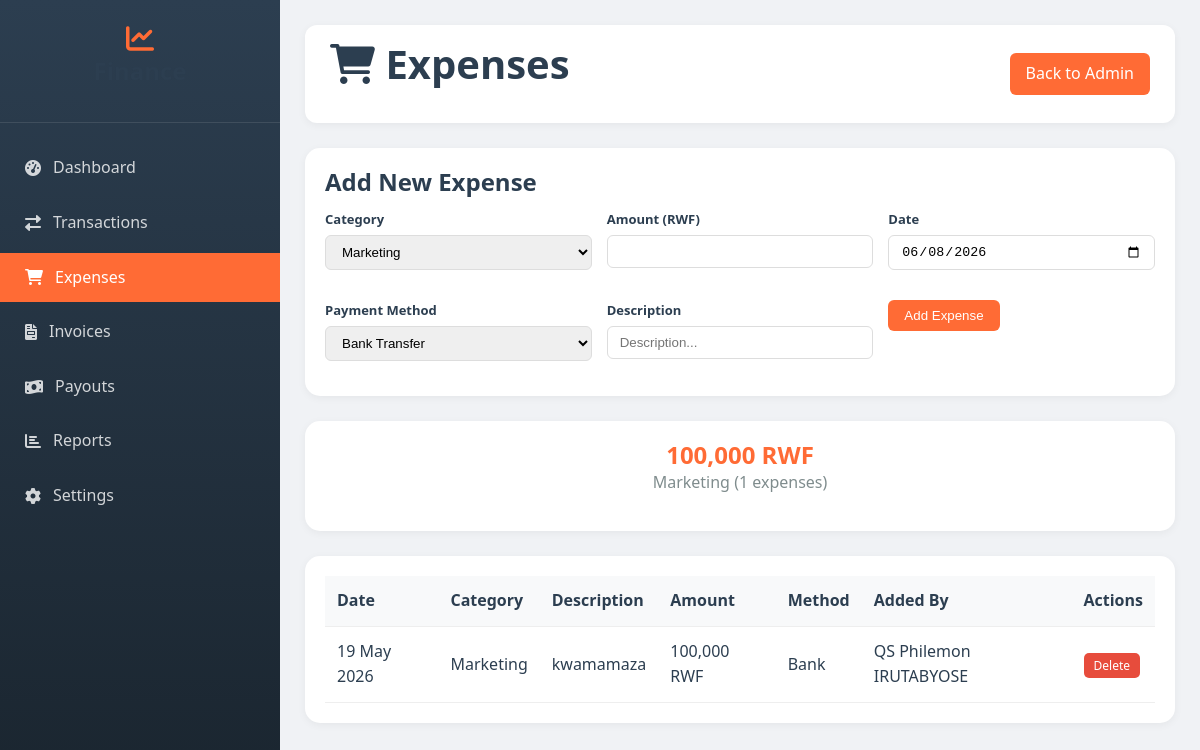
The page /expenses.php (signed in) on the database its author committed.
### tables this page shows
CREATE TABLE `expenses` (
  `id` int(11) NOT NULL,
  `category` varchar(100) NOT NULL,
  `description` text DEFAULT NULL,
  `amount` decimal(10,2) NOT NULL,
  `expense_date` date NOT NULL,
  `payment_method` enum('bank','mobile_money','cash','credit_card') DEFAULT 'bank',
  `receipt_url` varchar(500) DEFAULT NULL,
  `status` enum('paid','pending','cancelled') DEFAULT 'paid',
  `created_by` int(11) DEFAULT NULL,
  `created_at` timestamp NOT NULL DEFAULT current_timestamp()
);

CREATE TABLE `users` (
  `id` int(11) NOT NULL,
  `full_name` varchar(100) NOT NULL,
  `email` varchar(255) NOT NULL,
  `phone` varchar(20) NOT NULL,
  `password_hash` varchar(255) NOT NULL,
  `profile_picture` varchar(500) DEFAULT 'default-avatar.png',
  `professional_title` varchar(100) DEFAULT NULL,
  `years_experience` int(11) DEFAULT 0,
  `country` varchar(100) DEFAULT 'Rwanda',
  `bio` text DEFAULT NULL,
  `role` enum('super_admin','sub_admin','user') DEFAULT 'user',
  `lifetime_free` tinyint(1) DEFAULT 0,
  `is_verified` tinyint(1) DEFAULT 0,
  `created_at` timestamp NOT NULL DEFAULT current_timestamp(),
  `last_login` timestamp NULL DEFAULT NULL
);

### expenses.php (the view, shortened to what this page needs)
<?php
$db = Database::getConnection();
$stmt = $db->prepare("
    SELECT e.*, u.full_name as created_by_name
    FROM expenses e
    LEFT JOIN users u ON e.created_by = u.id
    ORDER BY e.expense_date DESC
");
$stmt->execute();
$expenses = $stmt->fetchAll();
$stmt = $db->prepare("
    SELECT category, SUM(amount) as total, COUNT(*) as count
    FROM expenses
    GROUP BY category
");
$stmt->execute();
$category_totals = $stmt->fetchAll();
?>
<!DOCTYPE html>
<html lang="en">
<head>
    <link rel="stylesheet" href="<?php echo SITE_URL; ?>assets/css/style.css">
    <link rel="stylesheet" href="https://cdnjs.cloudflare.com/ajax/libs/font-awesome/6.0.0/css/all.min.css">
</head>
<body>
    <div class="admin-wrapper">
        <div class="admin-sidebar">
            <div class="sidebar-header"><i class="fas fa-chart-line" style="font-size: 28px; color: var(--orange);"></i><h3>Finance</h3></div>
            <div class="sidebar-nav">
                <div class="nav-item"><a href="<?php echo SITE_URL; ?>admin/finance/" class="nav-link"><i class="fas fa-tachometer-alt"></i> Dashboard</a></div>
                <div class="nav-item"><a href="<?php echo SITE_URL; ?>admin/finance/transactions.php" class="nav-link"><i class="fas fa-exchange-alt"></i> Transactions</a></div>
                <div class="nav-item"><a href="<?php echo SITE_URL; ?>admin/finance/expenses.php" class="nav-link active"><i class="fas fa-shopping-cart"></i> Expenses</a></div>
                <div class="nav-item"><a href="<?php echo SITE_URL; ?>admin/finance/invoices.php" class="nav-link"><i class="fas fa-file-invoice"></i> Invoices</a></div>
                <div class="nav-item"><a href="<?php echo SITE_URL; ?>admin/finance/payouts.php" class="nav-link"><i class="fas fa-money-bill-wave"></i> Payouts</a></div>
                <div class="nav-item"><a href="<?php echo SITE_URL; ?>admin/finance/reports.php" class="nav-link"><i class="fas fa-chart-bar"></i> Reports</a></div>
                <div class="nav-item"><a href="<?php echo SITE_URL; ?>admin/finance/settings.php" class="nav-link"><i class="fas fa-cog"></i> Settings</a></div>
            </div>
        </div>
        <div class="admin-main">
            <div class="top-bar">
                <h1><i class="fas fa-shopping-cart"></i> Expenses</h1>
                <a href="<?php echo SITE_URL; ?>admin/" class="btn-primary" style="padding: 8px 16px; text-decoration: none;">Back to Admin</a>
            </div>
            <div class="section">
                <h3>Add New Expense</h3>
                <form method="POST" style="display: grid; grid-template-columns: repeat(auto-fit, minmax(200px, 1fr)); gap: 15px;">
                    <div class="form-group"><label>Category</label><select name="category" required>
                        <option value="Marketing">Marketing</option><option value="Hosting">Hosting</option>
                    </select></div>
                    <div class="form-group"><label>Amount (RWF)</label><input type="number" name="amount" required step="0.01"></div>
                    <div class="form-group"><label>Date</label><input type="date" name="expense_date" required value="<?php echo date('Y-m-d'); ?>"></div>
                    <div class="form-group"><label>Payment Method</label><select name="payment_method">
                        <option value="bank">Bank Transfer</option><option value="mobile_money">Mobile Money</option>
                    </select></div>
                    <div class="form-group"><label>Description</label><input type="text" name="description" placeholder="Description..."></div>
                    <div class="form-group"><button type="submit" name="add_expense" class="btn-primary">Add Expense</button></div>
                </form>
            </div>
            <div class="stats-grid">
                <?php foreach ($category_totals as $cat): ?>
                    <div class="stat-card"><h3><?php echo number_format($cat['total']); ?> RWF</h3><p><?php echo $cat['category']; ?> (<?php echo $cat['count']; ?> expenses)</p></div>
                <?php endforeach; ?>
            </div>
            <div class="section">
                <table class="table">
                    <thead><tr><th>Date</th><th>Category</th><th>Description</th><th>Amount</th><th>Method</th><th>Added By</th><th>Actions</th></tr></thead>
                    <tbody>
                        <?php foreach ($expenses as $e): ?>
                            <tr>
                                <td><?php echo date('d M Y', strtotime($e['expense_date'])); ?></td>
                                <td><?php echo $e['category']; ?></td>
                                <td><?php echo htmlspecialchars($e['description']); ?></td>
                                <td><?php echo number_format($e['amount']); ?> RWF</td>
                                <td><?php echo str_replace('_', ' ', ucfirst($e['payment_method'])); ?></td>
                                <td><?php echo htmlspecialchars($e['created_by_name'] ?? 'System'); ?></td>
                                <td><a href="?delete=<?php echo $e['id']; ?>" class="btn-danger" onclick="return confirm('Delete this expense?')">Delete</a></td>
                            </tr>
                        <?php endforeach; ?>
                    </tbody>
                </table>
            </div>
        </div>
    </div>
</body>
</html>

### style.css (style rules this page uses)
:root { --orange: #FF6B35; --orange-dark: #e55a2b; --blue: #1A5F7A; --blue-dark: #134b62; --dark: #2C3E50; --dark-light: #34495e; --light: #ECF0F1; --white: #FFFFFF; --gray: #7F8C8D; --gray-light: #bdc3c7; --green: #27AE60; --green-dark: #219a52; --red: #E74C3C; --red-dark: #c0392b; --yellow: #F39C12; --purple: #9B59B6; --shadow-sm: 0 2px 8px rgba(0,0,0,0.05); --shadow-md: 0 5px 20px rgba(0,0,0,0.08); --shadow-lg: 0 10px 40px rgba(0,0,0,0.12); --shadow-xl: 0 20px 60px rgba(0,0,0,0.15); --transition-fast: all 0.2s ease; --transition: all 0.3s ease; --transition-slow: all 0.5s ease; --border-radius-sm: 8px; --border-radius-md: 12px; --border-radius-lg: 16px; --border-radius-xl: 24px; }
* { margin: 0; padding: 0; box-sizing: border-box; }
*::before, *::after { box-sizing: border-box; }
html { scroll-behavior: smooth; -webkit-font-smoothing: antialiased; -moz-osx-font-smoothing: grayscale; }
body { font-family: 'Inter', -apple-system, BlinkMacSystemFont, 'Segoe UI', Roboto, 'Helvetica Neue', sans-serif; line-height: 1.6; color: var(--dark); background-color: #f5f6fa; overflow-x: hidden; }
h1, h2, h3, h4, h5, h6 { font-weight: 700; line-height: 1.2; margin-bottom: 0.5em; color: var(--dark); }
h1 { font-size: 2.5rem; }
h3 { font-size: 1.5rem; }
p { margin-bottom: 1rem; color: var(--gray); }
a { color: var(--orange); text-decoration: none; transition: var(--transition); }
.section { padding: 80px 0; }
.nav-link { text-decoration: none; color: var(--dark); font-weight: 500; transition: var(--transition); position: relative; padding: 5px 0; }
.nav-link:after { content: ''; position: absolute; bottom: 0; left: 0; width: 0; height: 2px; background: var(--orange); transition: var(--transition); }
.nav-link:hover:after, .nav-link.active:after { width: 100%; }
.nav-link:hover, .nav-link.active { color: var(--orange); }
.btn-primary { background: var(--orange); color: white; }
.form-group { margin-bottom: 20px; }
.form-group label { display: block; margin-bottom: 8px; font-weight: 600; color: var(--dark); }

### expenses.php (style rules this page uses)
* { margin: 0; padding: 0; box-sizing: border-box; }
body { font-family: 'Segoe UI', Tahoma, Geneva, Verdana, sans-serif; background: #f0f2f5; }
:root { --orange: #FF6B35; --blue: #1A5F7A; --dark: #2C3E50; --shadow: 0 2px 8px rgba(0,0,0,0.05); }
.admin-wrapper { display: flex; min-height: 100vh; }
.admin-sidebar { width: 280px; background: linear-gradient(180deg, var(--dark) 0%, #1a252f 100%); color: white; position: fixed; height: 100vh; overflow-y: auto; }
.sidebar-header { padding: 25px; text-align: center; border-bottom: 1px solid rgba(255,255,255,0.1); }
.sidebar-nav { padding: 20px 0; }
.nav-item { margin-bottom: 5px; }
.nav-link { display: flex; align-items: center; gap: 12px; padding: 12px 25px; color: rgba(255,255,255,0.8); text-decoration: none; transition: all 0.3s ease; }
.nav-link:hover, .nav-link.active { background: var(--orange); color: white; }
.admin-main { flex: 1; margin-left: 280px; padding: 25px; }
.top-bar { background: white; border-radius: 12px; padding: 15px 25px; margin-bottom: 25px; display: flex; justify-content: space-between; align-items: center; box-shadow: var(--shadow); }
.section { background: white; border-radius: 15px; padding: 20px; margin-bottom: 25px; box-shadow: var(--shadow); }
.form-group { margin-bottom: 15px; }
.form-group label { display: block; margin-bottom: 5px; font-weight: 600; font-size: 13px; }
.form-group input, .form-group select, .form-group textarea { width: 100%; padding: 8px 12px; border: 1px solid #ddd; border-radius: 6px; }
.btn-primary { background: var(--orange); color: white; padding: 8px 16px; border: none; border-radius: 6px; cursor: pointer; }
.btn-danger { background: #e74c3c; color: white; padding: 4px 10px; border-radius: 5px; text-decoration: none; font-size: 12px; }
.table { width: 100%; border-collapse: collapse; }
.table th, .table td { padding: 12px; text-align: left; border-bottom: 1px solid #eee; }
.table th { background: #f8f9fa; font-weight: 600; }
.stats-grid { display: grid; grid-template-columns: repeat(auto-fit, minmax(200px, 1fr)); gap: 20px; margin-bottom: 25px; }
.stat-card { background: white; border-radius: 15px; padding: 20px; text-align: center; box-shadow: var(--shadow); }
.stat-card h3 { font-size: 24px; margin: 0; color: var(--orange); }

### rows shown on the page
expenses: expense_date "19 May 2026", category "Marketing", description "kwamamaza", amount "100,000", payment_method "Bank", created_by.full_name "QS Philemon IRUTABYOSE"

### other values the page prints
$cat['total'] "100,000"
$cat['category'] "Marketing"
$cat['count'] "1"
